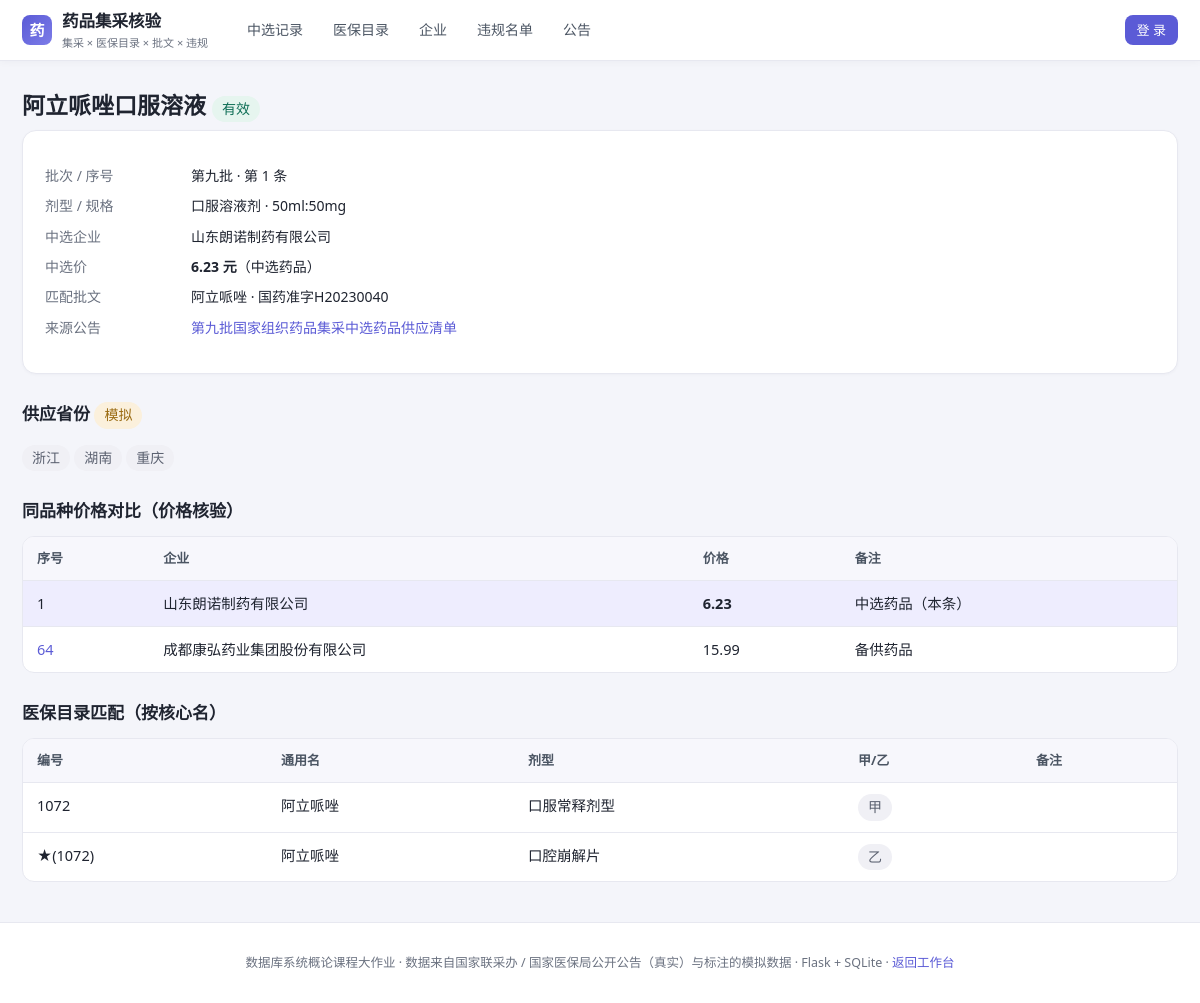
/selected/1, run on the app's committed database.
### tables this page shows
CREATE TABLE selected_item (
  selected_id   INTEGER PRIMARY KEY,
  batch_id      INTEGER NOT NULL REFERENCES vbp_batch(batch_id),
  drug_id       INTEGER REFERENCES drug(drug_id),  -- 可空：匹配失败即核验结果
  seq_no        INTEGER,                           -- 原清单序号
  product_name  TEXT NOT NULL,
  dosage_form   TEXT,
  specification TEXT,
  pack_desc     TEXT,
  pack_qty      INTEGER,
  pack_unit     TEXT,
  manufacturer_id INTEGER REFERENCES manufacturer(manufacturer_id),
  price         REAL NOT NULL CHECK(price > 0),    -- 中选价（元）
  remark        TEXT,                              -- 中选/备供/视同主供
  status        TEXT NOT NULL DEFAULT '有效'
                CHECK(status IN ('有效','失效')),
  source_announcement_id INTEGER REFERENCES announcement(announcement_id),
  data_kind     TEXT NOT NULL DEFAULT '真实'
                CHECK(data_kind IN ('真实','模拟'))
);

CREATE TABLE vbp_batch (
  batch_id     INTEGER PRIMARY KEY,
  batch_no     TEXT NOT NULL UNIQUE,               -- 如「第九批」
  tender_date  TEXT,                               -- 开标日期
  exec_date    TEXT,                               -- 执行日期
  notice_no    TEXT,
  data_kind    TEXT NOT NULL DEFAULT '真实'
               CHECK(data_kind IN ('真实','模拟'))
);

CREATE TABLE manufacturer (
  manufacturer_id INTEGER PRIMARY KEY,
  name            TEXT NOT NULL UNIQUE,            -- 企业名称
  uscc            TEXT UNIQUE,                     -- 统一社会信用代码
  type            TEXT NOT NULL DEFAULT '中资'
                  CHECK(type IN ('中资','外资')),
  data_kind       TEXT NOT NULL DEFAULT '真实'
                  CHECK(data_kind IN ('真实','模拟'))
);

CREATE TABLE drug (
  drug_id         INTEGER PRIMARY KEY,
  approval_no     TEXT UNIQUE,                     -- 国药准字（全国唯一）
  generic_name    TEXT NOT NULL,                   -- 通用名（含盐基）
  core_name       TEXT,                            -- 核心名（去盐基，用于跨源匹配）
  dosage_form     TEXT,
  specification   TEXT,
  manufacturer_id INTEGER REFERENCES manufacturer(manufacturer_id),
  status          TEXT NOT NULL DEFAULT '在产'
                  CHECK(status IN ('在产','注销')),
  data_kind       TEXT NOT NULL DEFAULT '模拟'
                  CHECK(data_kind IN ('真实','模拟'))
);

CREATE TABLE announcement (
  announcement_id INTEGER PRIMARY KEY,
  notice_no       TEXT UNIQUE,                     -- 公告文号
  title           TEXT NOT NULL,
  publisher       TEXT,                            -- 发布机构
  pub_date        TEXT,
  url             TEXT,
  ann_type        TEXT CHECK(ann_type IN
                  ('中选结果','供应清单','违规处理','目录通知','其他')),
  data_kind       TEXT NOT NULL DEFAULT '真实'
                  CHECK(data_kind IN ('真实','模拟'))
);

CREATE TABLE supply_province (
  selected_id INTEGER NOT NULL
              REFERENCES selected_item(selected_id) ON DELETE CASCADE,
  province    TEXT NOT NULL,
  data_kind   TEXT NOT NULL DEFAULT '模拟'
              CHECK(data_kind IN ('真实','模拟')),
  PRIMARY KEY (selected_id, province)
);

CREATE TABLE catalog_entry (
  entry_id        INTEGER PRIMARY KEY,
  catalog_version TEXT NOT NULL,                   -- 2023
  catalog_no      TEXT NOT NULL,                   -- 目录编号
  product_name    TEXT NOT NULL,                   -- 通用名
  norm_name       TEXT,                            -- 归一化通用名（去括号别名）
  dosage_form     TEXT,
  category        TEXT CHECK(category IN ('甲','乙')),
  section         TEXT CHECK(section IN ('西药','中成药','谈判','饮片')),
  note          TEXT,                              -- 限制条件/支付标准
  source_announcement_id INTEGER REFERENCES announcement(announcement_id),
  data_kind       TEXT NOT NULL DEFAULT '真实'
                  CHECK(data_kind IN ('真实','模拟')),
  UNIQUE(catalog_version, section, catalog_no, product_name, dosage_form)
);

### src/app.py (the view)
@app.route("/selected/<int:sid>")
def selected_detail(sid):
    s = query_one("SELECT * FROM v_selected_full WHERE selected_id=?", (sid,))
    if not s:
        abort(404)
    provs = query("SELECT province,data_kind FROM supply_province WHERE selected_id=?", (sid,))
    peers = query("SELECT s.selected_id,s.seq_no,m.name mfr,s.price,s.remark FROM selected_item s "
                  "LEFT JOIN manufacturer m ON m.manufacturer_id=s.manufacturer_id "
                  "WHERE s.product_name=? AND s.selected_id<>? ORDER BY s.price", (s["product_name"], sid))
    viols = query("SELECT v.* FROM violation v JOIN manufacturer m ON m.name=v.manufacturer "
                  "WHERE v.product_name=? AND m.manufacturer_id=(SELECT manufacturer_id FROM selected_item WHERE selected_id=?)",
                  (s["product_name"], sid))
    cats = query("SELECT c.* FROM catalog_entry c WHERE c.norm_name IN "
                 "(SELECT core_name FROM drug WHERE drug_id=(SELECT drug_id FROM selected_item WHERE selected_id=?)) "
                 "OR EXISTS(SELECT 1 FROM drug d WHERE d.drug_id=(SELECT drug_id FROM selected_item WHERE selected_id=?) "
                 "AND (c.norm_name LIKE '%'||d.core_name||'%' OR d.core_name LIKE '%'||c.norm_name||'%'))",
                 (sid, sid))
    return render_template("selected_detail.html", s=s, provs=provs, peers=peers, viols=viols, cats=cats)

### src/app.py (called while the page is built)
def current_user():
    uid = session.get("uid")
    if not uid:
        return None
    return query_one("SELECT * FROM user_account WHERE user_id=?", (uid,))

@app.context_processor
def inject_user():
    return {"me": current_user(), "ROLES": ROLES}

### src/db.py (called while the page is built)
def get_db():
    if "db" not in g:
        g.db = sqlite3.connect(DB_PATH)
        g.db.row_factory = sqlite3.Row
        g.db.execute("PRAGMA foreign_keys=ON")
    return g.db

def query(sql, args=()):
    return get_db().execute(sql, args).fetchall()

def query_one(sql, args=()):
    return get_db().execute(sql, args).fetchone()

### src/templates/selected_detail.html (shortened to what this page needs)
{% extends "base.html" %}{% block t %}中选详情{% endblock %}
{% block body %}
<h1>{{ s.product_name }} <span class="tag {{ 'bad' if s.status=='失效' else 'okk' }}">{{ s.status }}</span></h1>
<div class="panel">
  <dl class="kv">
    <dt>批次 / 序号</dt><dd>{{ s.batch_no }} · 第 {{ s.seq_no }} 条</dd>
    <dt>剂型 / 规格</dt><dd>{{ s.dosage_form }} · {{ s.specification }}</dd>
    <dt>中选企业</dt><dd>{{ s.manufacturer }}</dd>
    <dt>中选价</dt><dd><b>{{ s.price }} 元</b>（{{ s.remark }}）</dd>
    <dt>匹配批文</dt><dd>{{ s.generic_name or '（未匹配）' }} · {{ s.approval_no or '—' }}</dd>
    <dt>来源公告</dt><dd><a class="link" href="{{ s.source_url }}" target="_blank">{{ s.source_title }}</a></dd>
  </dl>
</div>
<h2>供应省份 <span class="tag mock">模拟</span></h2>
<p>{% for p in provs %}<span class="tag">{{ p.province }}</span> {% endfor %}</p>
<h2>同品种价格对比（价格核验）</h2>
<table>
  <tr><th>序号</th><th>企业</th><th>价格</th><th>备注</th></tr>
  <tr style="background:#EEEDFE"><td>{{ s.seq_no }}</td><td>{{ s.manufacturer }}</td><td><b>{{ s.price }}</b></td><td>{{ s.remark }}（本条）</td></tr>
  {% for p in peers %}
  <tr><td><a class="link" href="{{ url_for('selected_detail',sid=p.selected_id) }}">{{ p.seq_no }}</a></td>
      <td>{{ p.mfr }}</td><td>{{ p.price }}</td><td>{{ p.remark }}</td></tr>
  {% endfor %}
</table>
<h2>医保目录匹配（按核心名）</h2>
<table>
  <tr><th>编号</th><th>通用名</th><th>剂型</th><th>甲/乙</th><th>备注</th></tr>
  {% for c in cats %}
  <tr><td>{{ c.catalog_no }}</td><td>{{ c.product_name }}</td><td>{{ c.dosage_form }}</td>
      <td><span class="tag">{{ c.category }}</span></td><td class="muted">{{ c.note }}</td></tr>
  {% else %}<tr><td colspan="5" class="muted">未在医保目录匹配到该品种（核验点）</td></tr>{% endfor %}
</table>
{% endblock %}

### src/templates/base.html (shortened to what this page needs)
<!DOCTYPE html><html lang="zh-CN"><head><meta charset="UTF-8">
<link rel="stylesheet" href="{{ url_for('static',filename='style.css') }}"></head>
<body>
<div class="topbar"><div class="topbar-in">
  <a class="brand" href="{{ url_for('workspace') if me else url_for('index') }}">
    <span class="logo">药</span>
    <span>药品集采核验<small>集采 × 医保目录 × 批文 × 违规</small></span>
  </a>
  <nav class="mainnav">
    <a href="{{ url_for('selected') }}" class="{{ 'active' if request.endpoint=='selected' }}">中选记录</a>
    <a href="{{ url_for('catalog') }}" class="{{ 'active' if request.endpoint=='catalog' }}">医保目录</a>
    <a href="{{ url_for('manufacturers') }}" class="{{ 'active' if request.endpoint=='manufacturers' }}">企业</a>
    <a href="{{ url_for('violations') }}" class="{{ 'active' if request.endpoint=='violations' }}">违规名单</a>
    <a href="{{ url_for('announcements') }}" class="{{ 'active' if request.endpoint=='announcements' }}">公告</a>
  </nav>
  <div class="topbar-right">
    {% if me %}
      <span class="chip-user"><span class="avatar">{{ me.display_name[0] }}</span>{{ me.display_name }} · {{ ROLES[me.role] }}</span>
      {% if me.role=='admin' %}<a class="btn sm" href="{{ url_for('admin_selected_new') }}">+ 新增中选</a>{% endif %}
      <a class="btn ghost sm" href="{{ url_for('logout') }}">退出</a>
    {% else %}
      <a class="btn sm" href="{{ url_for('login') }}">登 录</a>
    {% endif %}
  </div>
</div></div>
<main>{% block body %}{% endblock %}</main>
<footer>数据库系统概论课程大作业 · 数据来自国家联采办 / 国家医保局公开公告（真实）与标注的模拟数据 · Flask + SQLite · <a class="link" href="{{ url_for('index') }}">返回工作台</a></footer>
</body></html>

### src/static/style.css (style rules this page uses)
* { box-sizing:border-box }
:root { --pri:#5B5BD6; --pri-d:#4646B8; --ink:#1F2430; --muted:#6B7280; --line:#E7E8F0; --bg:#F4F5FA; --card:#fff; --teal:#0F6E56; --red:#C0392B; }
body { margin:0;font-family:system-ui,-apple-system,"Segoe UI","Microsoft YaHei",sans-serif;background:var(--bg);color:var(--ink);font-size:16px;line-height:1.6 }
.topbar { background:#fff;border-bottom:1px solid var(--line);position:sticky;top:0;z-index:50;box-shadow:0 1px 8px rgba(31,36,48,.04) }
.topbar-in { max-width:1240px;margin:0 auto;padding:0 22px;display:flex;align-items:center;gap:26px;height:60px }
.brand { display:flex;align-items:center;gap:10px;font-weight:700;font-size:16.5px;color:var(--ink);text-decoration:none;white-space:nowrap }
.brand .logo { width:30px;height:30px;border-radius:8px;background:linear-gradient(135deg,var(--pri),#7C7CE8);color:#fff;display:flex;align-items:center;justify-content:center;font-size:15px;font-weight:700 }
.brand small { display:block;font-size:11px;color:var(--muted);font-weight:400 }
nav.mainnav { display:flex;gap:4px;flex-wrap:wrap }
nav.mainnav a { color:#4B5563;text-decoration:none;padding:7px 13px;border-radius:8px;font-size:14px;font-weight:500 }
.topbar-right { margin-left:auto;display:flex;align-items:center;gap:12px }
.btn { display:inline-flex;align-items:center;gap:6px;background:var(--pri);color:#fff;border:0;border-radius:8px;padding:8px 16px;font-size:14px;font-weight:500;cursor:pointer;text-decoration:none;transition:.15s }
.btn.sm { padding:5px 12px;font-size:13px }
main { max-width:1240px;margin:26px auto;padding:0 22px;min-height:70vh }
footer { text-align:center;color:var(--muted);font-size:12.5px;padding:30px 20px;border-top:1px solid var(--line);margin-top:40px;background:#fff }
h1 { font-size:23px;font-weight:700;margin:0 0 6px }
h2 { font-size:17px;font-weight:600;margin:26px 0 12px;color:var(--ink) }
.panel { background:#fff;border:1px solid var(--line);border-radius:14px;padding:20px 22px;margin-bottom:20px;box-shadow:0 1px 3px rgba(31,36,48,.03) }
table { border-collapse:separate;border-spacing:0;width:100%;background:#fff;font-size:13.5px;border:1px solid var(--line);border-radius:12px;overflow:hidden }
th,td { padding:11px 14px;text-align:left;vertical-align:top;border-bottom:1px solid var(--line) }
th { background:#F7F7FC;color:#4B5563;font-weight:600;font-size:13px;white-space:nowrap }
tr:last-child td { border-bottom:0 }
a.link { color:var(--pri);text-decoration:none;font-weight:500 }
.tag { display:inline-block;padding:2px 10px;border-radius:20px;font-size:14px;background:#F0F0F5;color:#5B6170;font-weight:500 }
.tag.mock { background:#FBF0DC;color:#9A6B12 }
.tag.okk { background:#E6F5EF;color:var(--teal) }
.kv { display:grid;grid-template-columns:130px 1fr;gap:8px 16px;font-size:14px }
.kv dt { color:var(--muted) }
.kv dd { margin:0 }
.muted { color:var(--muted);font-size:13px }
main table { font-size:14.5px }

### data on the page
selected_item: product_name "阿立哌唑口服溶液", status "有效", seq_no "1", dosage_form "口服溶液剂", specification "50ml:50mg", price "6.23", remark "中选药品"
vbp_batch: batch_no "第九批"
manufacturer: manufacturer "山东朗诺制药有限公司"
drug: generic_name "阿立哌唑", approval_no "国药准字H20230040"
announcement: source_title "第九批国家组织药品集采中选药品供应清单"
supply_province: province "浙江"
supply_province: province "湖南"
supply_province: province "重庆"
selected_item: seq_no "64", mfr "成都康弘药业集团股份有限公司", price "15.99", remark "备供药品"
catalog_entry: catalog_no "1072", product_name "阿立哌唑", dosage_form "口服常释剂型", category "甲"
catalog_entry: catalog_no "★(1072)", product_name "阿立哌唑", dosage_form "口腔崩解片", category "乙"
